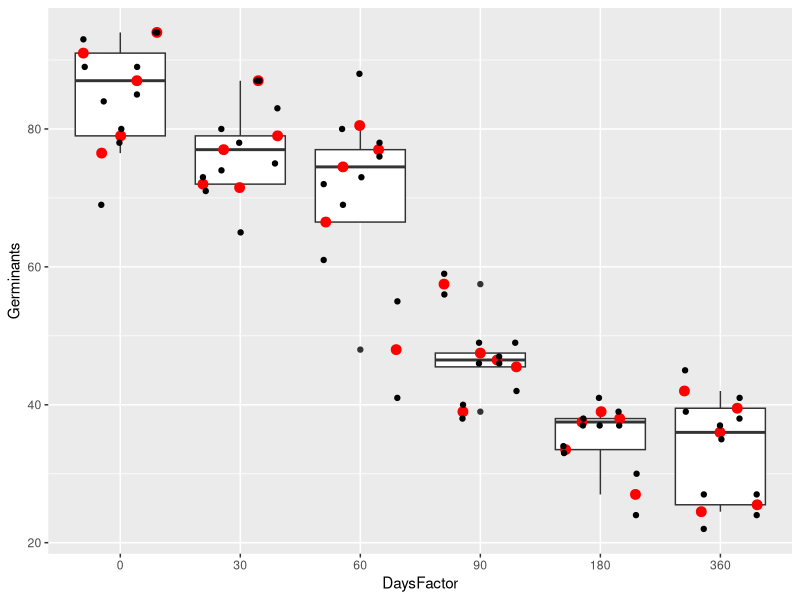
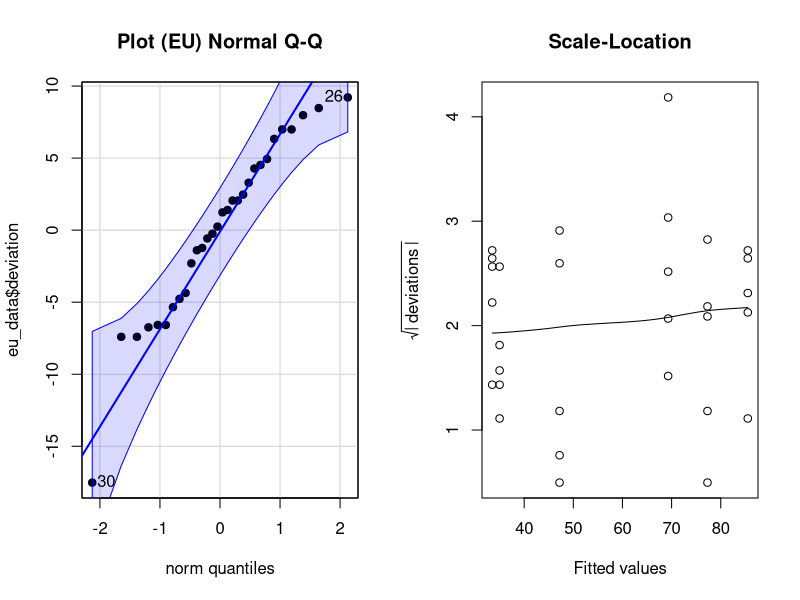
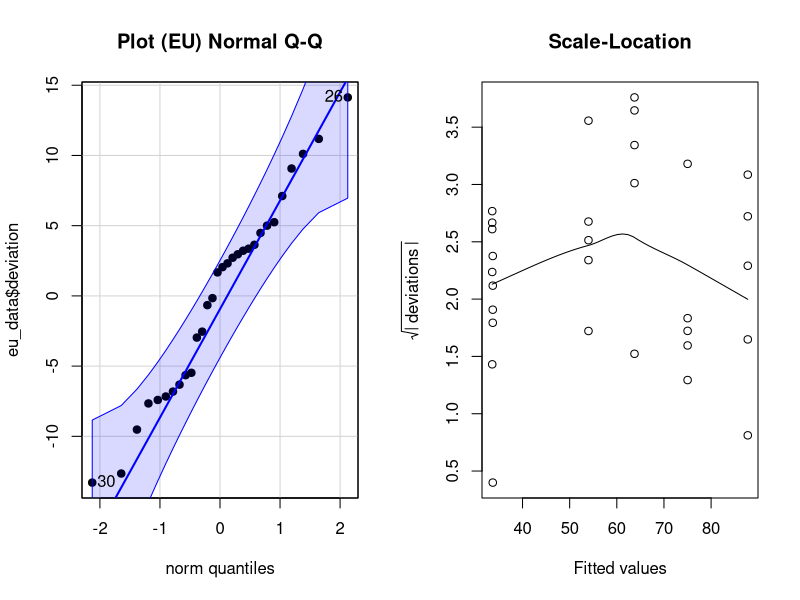

These figures' R source, in order:
## ---- chunk 1
library(ggplot2)
library(emmeans)
library(lme4)
library(lmerTest)
library(car)
## ---- chunk 2
# Ensure the data file is in the same directory as this document
germinant_data = read.csv('Germination.csv')
str(germinant_data)
## ---- chunk 3
library(ggplot2)
germinant_data$DaysFactor = factor(germinant_data$Days)
germinant_data$Bag = factor(germinant_data$Bag)
germinant_means = aggregate(Germinants ~ DaysFactor+Bag,germinant_data,FUN = mean)
ggplot(germinant_data,aes(x=DaysFactor,y=Germinants)) + 
  geom_boxplot(data=germinant_means) +  
  geom_point(data = germinant_means,aes(fill = Bag),color = 'red',position = position_jitterdodge(),size = 3) +
  geom_point(data = germinant_data, aes(fill = Bag),position = position_jitterdodge()) + 
  theme(legend.position = 'none') 
## ---- chunk 4
library(lmerTest)
library(car)
factor_model <- lmer(Germinants~DaysFactor + (1|Bag),germinant_data)

# Step 1: Extract estimates of the experimental unit deviations
eu_data = aggregate(Germinants ~ DaysFactor+Bag,germinant_data,FUN = mean)
  # this is like above - we're generating a new table with one row per plot
  # you'll have to adapt this for other experiments with other Variables
eu_data$deviation = ranef(factor_model)$Bag[eu_data$Bag,1] 
  # The key above is to substitute `Plot` for the name of your random experimental unit term above in both places
eu_data$fitted = predict(factor_model,newdata = eu_data,re.form = ~0)
  # This line you can use directly

# Step 2: Make QQplot and `Scale-Location` plot:
op = par(mfrow=c(1,2))  # two plots side-by-side
qqPlot(eu_data$deviation,main = 'Plot (EU) Normal Q-Q',pch=19)  # new qqplot function
scatter.smooth(eu_data$fitted,sqrt(abs(eu_data$deviation)),span = 1,main = 'Scale-Location',ylab = expression(sqrt(abs(' deviations '))),xlab = 'Fitted values')
## ---- chunk 5
library(emmeans)
factor_means = emmeans(factor_model,specs = 'DaysFactor', lmer.df = 'k')
factor_differences <- contrast(factor_means,'trt.vs.ctrl',ref=1)
summary(factor_differences,infer=c(F,T))
## ---- chunk 6
anova(factor_model,ddf = 'Kenward-Roger',type='I')
## ---- chunk 7
VarCorr(factor_model)
## ---- chunk 8
lm_trend <- lmer(Germinants ~ Days + I(Days^2) + I(Days^3) + I(Days^4) + I(Days^5) + (1|Bag),germinant_data)
#lm_trend <- lmer(Germinants ~ poly(Days,5) + (1|Bag),germinant_data) # this is a more condense form for a trend model.
## ---- chunk 9
anova(lm_trend,type='I',ddf = 'S')
lm_trend_2 <- lmer(Germinants ~ Days + I(Days^2) + (1|Bag),germinant_data)
## ---- chunk 10

# Step 1: Extract estimates of the experimental unit deviations
eu_data = aggregate(Germinants ~ Days+Bag,germinant_data,FUN = mean)
  # this is like above - we're generating a new table with one row per plot
  # you'll have to adapt this for other experiments with other Variables
eu_data$deviation = ranef(lm_trend_2)$Bag[eu_data$Bag,1] 
  # The key above is to substitute `Plot` for the name of your random experimental unit term above in both places
eu_data$fitted = predict(lm_trend_2,newdata = eu_data,re.form = ~0)
  # This line you can use directly

# Step 2: Make QQplot and `Scale-Location` plot:
op = par(mfrow=c(1,2))  # two plots side-by-side
qqPlot(eu_data$deviation,main = 'Plot (EU) Normal Q-Q',pch=19)  # new qqplot function
scatter.smooth(eu_data$fitted,sqrt(abs(eu_data$deviation)),span = 1,main = 'Scale-Location',ylab = expression(sqrt(abs(' deviations '))),xlab = 'Fitted values')
## ---- chunk 11
estimate_mean = emmeans(lm_trend_2,spec = 'Days',at=list(Days=80), lmer.df = 'k')
summary(estimate_mean,level = 0.9,infer = c(T,F))
